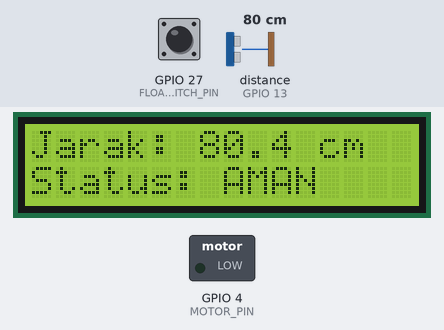
A program run on a simulated ESP32. On the bench: 16×2 character LCD, switched loads named in the program (green lamp = pin HIGH). Wiring (inferred from the names in the program): ultrasonic range finder: trigger GPIO 14; echo GPIO 13. The inputs (shaded band) are chosen by the test bench; at power-on: distance to the obstacle (sensor on GPIO 13) 80 cm, GPIO 27 (FLOAT_SWITCH_PIN) HIGH. The echo pulse lasts 58.3 µs per cm; WiFi joins after 1.5 s; servers stay silent unless stated; pins used as bus, display or sensor lines are not drawn; what the program prints to the serial monitor is not drawn.

Above: at 4.3 s.
4.4 s: distance to the obstacle (sensor on GPIO 13) set to 16 cm
At 4.7 s:
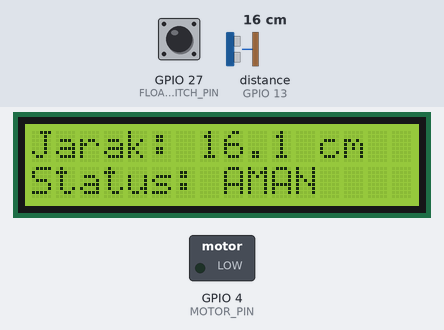
5.9 s: distance to the obstacle (sensor on GPIO 13) set to 12 cm
At 6.7 s:
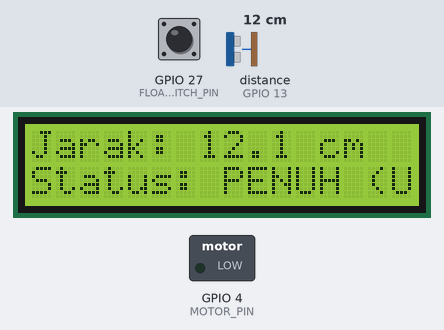
7.4 s: GPIO 27 (FLOAT_SWITCH_PIN) pulled LOW for 3.2 s
At 7.9 s:
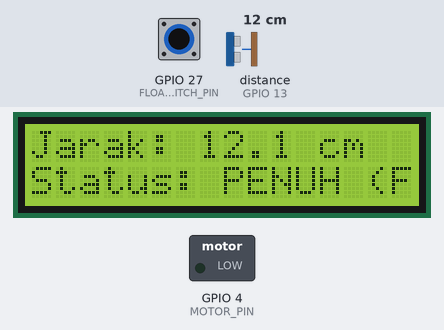
12.1 s: distance to the obstacle (sensor on GPIO 13) set to 18 cm
At 12.9 s:
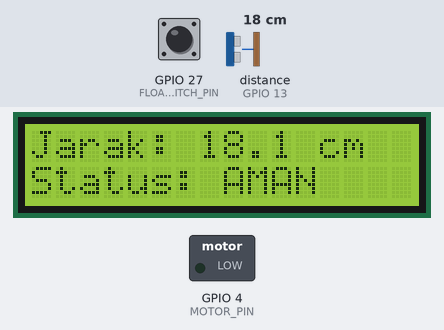
13.7 s: GPIO 27 (FLOAT_SWITCH_PIN) pulled LOW for 0.15 s
At 13.83 s:
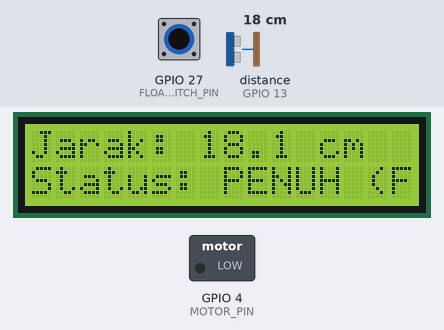
15.4 s: distance to the obstacle (sensor on GPIO 13) set to 2 cm
At 16.1 s:
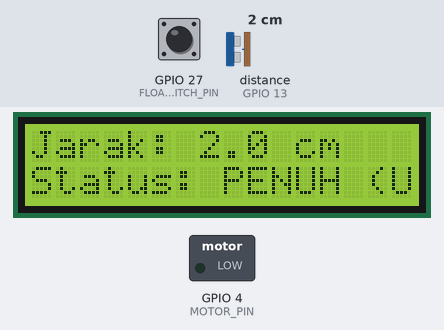
Timing chart, 0 to 17.9 s (numbered marks = the images above; inputs shaded):
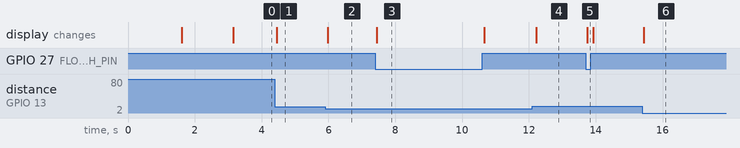

Measured:
- the behaviour switches between 15 and 14 cm on distance to the obstacle (sensor on GPIO 13) (found by bisection; images 1 and 2)
- after the input at 4.4 s, the display: changes after 0.06 s (image 1)
- after the input at 5.9 s, the display: changes after 0.08 s (image 2)
- after the input at 7.4 s, the display: changes after 0.05 s (image 3)
- after the input at 12.1 s, the display: changes after 0.12 s (image 4)
- after the input at 13.7 s, the display: changes at once (image 5)
- after the input at 15.4 s, the display: changes at once (image 6)

The program:

main.cpp
```cpp
#include <Arduino.h>
#include <Wire.h>
#include <LiquidCrystal_I2C.h>
#include "config.h"
#include "network.h"

// Alamat I2C LCD umumnya 0x27, namun beberapa modul menggunakan 0x3F
LiquidCrystal_I2C lcd(0x27, 16, 2);

// Menggunakan HardwareSerial 1 untuk Sensor Ultrasonik A02YYUW
HardwareSerial SensorSerial(1);

unsigned char data[4] = {};
float distance = 0; // Jarak sensor 1 (A02YYUW)
float distance2 = 0; // Jarak sensor 2 (HC-SR04)

void readUltrasonic() {
    // A02YYUW secara terus-menerus mengirim 4 byte data setiap ~50ms
    while (SensorSerial.available() > 0) {
        if (SensorSerial.read() == 0xFF) {
            // Header ditemukan, tunggu sisa data 3 byte berikutnya (dengan timeout)
            unsigned long timeout = millis();
            while (SensorSerial.available() < 3) {
                if (millis() - timeout > 50) return; // Timeout jika data tidak lengkap
            }

            data[0] = 0xFF;
            data[1] = SensorSerial.read(); // Data_H
            data[2] = SensorSerial.read(); // Data_L
            data[3] = SensorSerial.read(); // Checksum

            // Validasi checksum data
            int sum = (data[0] + data[1] + data[2]) & 0x00FF;
            if (sum == data[3]) {
                distance = (data[1] << 8) + data[2]; // Menghitung jarak dalam mm
                distance = distance / 10.0;          // Konversi dari mm ke cm
            }
        }
    }
}

void readUltrasonic2() {
    // Membaca sensor HC-SR04 / Trig-Echo
    digitalWrite(TRIG_PIN, LOW);
    delayMicroseconds(2);
    digitalWrite(TRIG_PIN, HIGH);
    delayMicroseconds(20);
    digitalWrite(TRIG_PIN, LOW);

    // Timeout 26000us (26ms) cukup untuk membaca jarak hingga ~4-5 meter
    long duration = pulseIn(ECHO_PIN, HIGH, 26000);

    if (duration > 0) {
        distance2 = duration / 58.0; // Konversi durasi ke centimeter
    }
}

void setup() {
    // Inisialisasi Serial Monitor
    Serial.begin(115200);

    // Inisialisasi pin Float Switch dengan pull-up internal
    pinMode(FLOAT_SWITCH_PIN, INPUT_PULLUP);

    // Inisialisasi pin Ultrasonik Kedua (HC-SR04) dan Motor
    pinMode(TRIG_PIN, OUTPUT);
    pinMode(ECHO_PIN, INPUT_PULLUP); // Bisa menggunakan INPUT biasa tergantung sensor
    pinMode(MOTOR_PIN, OUTPUT);
    digitalWrite(MOTOR_PIN, LOW); // Matikan motor pada saat awal

    // Inisialisasi I2C untuk LCD menggunakan pin custom yang didefinisikan dari config.h
    Wire.begin(LCD_SDA_PIN, LCD_SCL_PIN);
    lcd.init();
    lcd.backlight();
    lcd.setCursor(0, 0);
    lcd.print("Sistem Tangki");
    lcd.setCursor(0, 1);
    lcd.print("Memulai...");
    delay(1500);
    lcd.clear();

    // Inisialisasi Jaringan (Ethernet W5500)
    lcd.setCursor(0, 0);
    lcd.print("Init Network...");
    network_init();
    lcd.clear();

    // Inisialisasi koneksi Serial untuk sensor ultrasonik A02YYUW
    SensorSerial.begin(ULTRASONIC_BAUD, SERIAL_8N1, ULTRASONIC_RX_PIN, ULTRASONIC_TX_PIN);
    Serial.println("Sistem Ground Tank Siap Berjalan");
}

void loop() {
    // Jalankan fungsi loop untuk memelihara koneksi jaringan DHCP
    network_loop();

    // 1. Baca data secara terus-menerus (Realtime) dari sensor ultrasonik pertama (A02YYUW)
    readUltrasonic();

    // 2. Baca data dari sensor ultrasonik kedua (HC-SR04)
    readUltrasonic2();

    // 3. Baca status float switch sebagai BACKUP
    // LOW biasanya berarti pelampung terangkat maksimal (menyentuh ujung atas)
    bool isFloatFull = (digitalRead(FLOAT_SWITCH_PIN) == LOW);

    // 4. Logika Penentuan Status & Motor
    String statusTinggi = "AMAN";
    if (isFloatFull) {
        statusTinggi = "PENUH (Float)";
        digitalWrite(MOTOR_PIN, LOW); // Matikan motor jika air penuh
    } else if ((distance > 0 && distance < 15.0) || (distance2 > 0 && distance2 < 15.0)) {
        // Contoh: Jika salah satu ultrasonik membaca < 15 cm, anggap penuh
        statusTinggi = "PENUH (Ultra)";
        digitalWrite(MOTOR_PIN, LOW); // Matikan motor jika air penuh
    } else {
        statusTinggi = "AMAN";
        // Contoh: Jika air aman (belum penuh), hidupkan motor (bisa ditambah kondisi batas bawah)
        // digitalWrite(MOTOR_PIN, HIGH);
    }

    // 5. Update Tampilan LCD
    lcd.setCursor(0, 0);
    lcd.print("Jarak: ");
    if (distance > 0 || distance2 > 0) {
        // Tampilkan salah satu nilai ultrasonik, misal menggunakan ultrasonik pertama
        lcd.print(distance > 0 ? distance : distance2, 1);
        lcd.print(" cm    ");
    } else {
        lcd.print("Membaca... ");
    }

    lcd.setCursor(0, 1);
    lcd.print("Status: ");
    lcd.print(statusTinggi);
    lcd.print("    "); // Spasi untuk menimpa teks sebelumnya

    // 6. Placeholder Pengiriman Data ke Supabase / Notifikasi Telegram
    static unsigned long lastSendTime = 0;
    const unsigned long sendInterval = 5000; // Kirim data setiap 5 detik

    if (millis() - lastSendTime >= sendInterval) {
        lastSendTime = millis();

        // TODO: Eksekusi fungsi HTTP POST ke Supabase di sini

        Serial.print("Data Realtime: U1 = ");
        Serial.print(distance);
        Serial.print(" cm, U2 = ");
        Serial.print(distance2);
        Serial.print(" cm, Status = ");
        Serial.println(statusTinggi);
    }

    // Delay super kecil hanya untuk stabilitas mikrokontroler
    delay(50);
}
```

network.h
```cpp
#ifndef NETWORK_H
#define NETWORK_H

void network_init();
void network_loop();

#endif // NETWORK_H
```

network.cpp
```cpp
#include "network.h"
#include "config.h"
#include <SPI.h>
#include <Ethernet.h>

// MAC address untuk modul ethernet (harus unik dalam jaringan lokal)
byte mac[] = { 0xDE, 0xAD, 0xBE, 0xEF, 0xFE, 0xED };

bool isNetworkConnected = false;

void network_init() {
    // Inisialisasi pin CS untuk W5500
    Ethernet.init(W5500_CS_PIN);

    Serial.println("Memulai Ethernet menggunakan DHCP...");

    // Mulai Ethernet dan minta IP via DHCP
    if (Ethernet.begin(mac) == 0) {
        Serial.println("Gagal mendapatkan IP dari DHCP");
        isNetworkConnected = false;

        // Cek apakah perangkat keras W5500 terdeteksi
        if (Ethernet.hardwareStatus() == EthernetNoHardware) {
            Serial.println("Modul W5500 tidak ditemukan. Cek kabel SPI!");
        } else if (Ethernet.linkStatus() == LinkOFF) {
            Serial.println("Kabel LAN Ethernet tidak terhubung.");
        }
    } else {
        isNetworkConnected = true;
        Serial.print("Ethernet berhasil terhubung. IP Address: ");
        Serial.println(Ethernet.localIP());
    }
}

void network_loop() {
    // Hanya periksa DHCP jika sebelumnya berhasil terhubung
    if (!isNetworkConnected) return;

    // Memelihara koneksi DHCP agar sewa IP tidak kadaluarsa
    switch (Ethernet.maintain()) {
        case 1: Serial.println("DHCP renew failed"); break;
        case 2: Serial.println("DHCP renew success"); break;
        case 3: Serial.println("DHCP rebind failed"); break;
        case 4: Serial.println("DHCP rebind success"); break;
        default: break; // Tidak ada aksi yang diperlukan
    }
}
```

config.h
```cpp
#ifndef CONFIG_H
#define CONFIG_H

// Konfigurasi Pin W5500 Ethernet Module
#define W5500_CS_PIN    5
#define W5500_SCK_PIN   18
#define W5500_MISO_PIN  19
#define W5500_MOSI_PIN  23

// Konfigurasi Pin LCD 16x2 I2C
#define LCD_SDA_PIN     16
#define LCD_SCL_PIN     17

// Konfigurasi Pin A02YYUW Ultrasonic Sensor (UART)
// Sensor menggunakan Serial1, ESP32 RX=22, TX=21
#define ULTRASONIC_RX_PIN 22 // Hubungkan ke pin TX Sensor (Kabel Hijau)
#define ULTRASONIC_TX_PIN 21 // Hubungkan ke pin RX Sensor (Kabel Orange)
#define ULTRASONIC_BAUD   9600

// Konfigurasi Float Switch
#define FLOAT_SWITCH_PIN 27

// Konfigurasi Ultrasonik Kedua (HC-SR04/JSN-SR04T) & Motor
#define TRIG_PIN 14
#define ECHO_PIN 13
#define MOTOR_PIN 4

#endif // CONFIG_H
```
